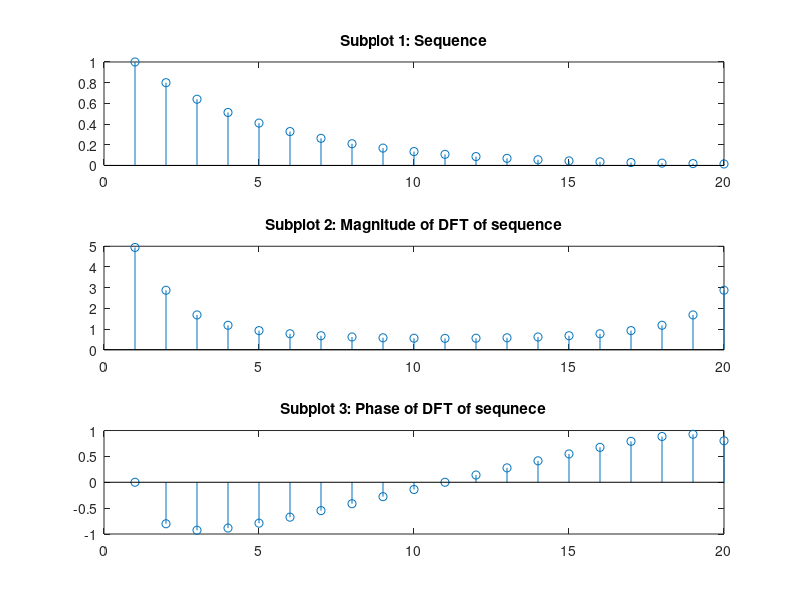

Write the MATLAB code that produced this figure.
N = 20;
n = 0:19;
xn = (0.8).^n;
yn = fft(xn);

figure;
subplot(3,1,1)
stem(xn);
title('Subplot 1: Sequence');

subplot(3,1,2)
stem(abs(yn));
title('Subplot 2: Magnitude of DFT of sequence');

subplot(3,1,3)
stem(angle(yn));
title('Subplot 3: Phase of DFT of sequnece');

